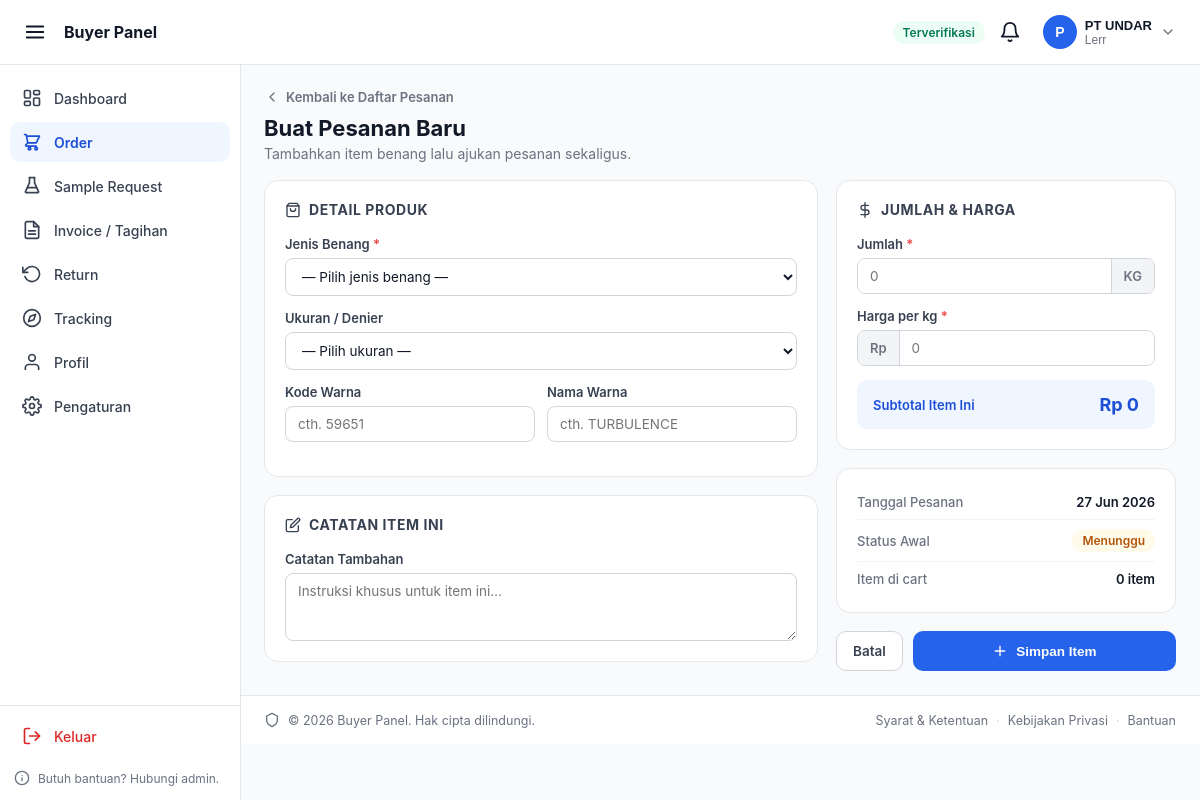
/buyer_panel/orders-new.php (signed in), run on the app's committed database.
### tables this page shows
CREATE TABLE `buyer_profile` (
  `id_buyer` int(11) NOT NULL,
  `id_user` int(11) NOT NULL,
  `kode_pelanggan` varchar(20) DEFAULT NULL,
  `nama_perusahaan` varchar(150) NOT NULL,
  `nama_pic` varchar(100) NOT NULL,
  `no_whatsapp` varchar(20) NOT NULL,
  `alamat` text NOT NULL,
  `negara` varchar(50) NOT NULL,
  `contact_person` varchar(100) DEFAULT NULL,
  `no_telp` varchar(20) DEFAULT NULL,
  `npwp` varchar(25) DEFAULT NULL,
  `nib` varchar(20) DEFAULT NULL,
  `upload_dokumen` varchar(255) DEFAULT NULL,
  `status_verifikasi` enum('pending','approved','rejected','blocked') NOT NULL DEFAULT 'pending',
  `diverifikasi_oleh` int(11) DEFAULT NULL,
  `tanggal_diblokir` datetime DEFAULT NULL,
  `tenor_hari` int(11) NOT NULL DEFAULT 30
);

### buyer_panel/partials/config.php (called while the page is built, shortened)
<?php
$conn = getDB();
$stmt = $conn->prepare("
    SELECT
        u.id_user,
        u.email,
        u.role,
        bp.id_buyer,
        bp.kode_pelanggan,
        bp.nama_perusahaan,
        bp.nama_pic,
        bp.no_whatsapp,
        bp.status_verifikasi,
        bp.tenor_hari,
        bp.upload_dokumen
    FROM users u
    INNER JOIN buyer_profile bp ON bp.id_user = u.id_user
    WHERE u.id_user = ?
    LIMIT 1
");
$stmt->bind_param('i', $_SESSION['user_id']);
$stmt->execute();
$currentBuyer = $stmt->get_result()->fetch_assoc();

### buyer_panel/orders-new.php (the view, shortened to what this page needs)
<?php
require_once __DIR__ . '/partials/config.php';
$idBuyer   = (int) ($currentBuyer['id_buyer'] ?? 0);
$cartKey = 'order_cart_' . $idBuyer;
$fieldErrors = [];
$jenisList  = [];
$ukuranList = [];
$resP = $conn->query("SELECT DISTINCT material_type FROM products ORDER BY material_type");
while ($r = $resP->fetch_assoc()) $jenisList[] = $r['material_type'];
$resU = $conn->query("SELECT DISTINCT denier FROM products WHERE denier IS NOT NULL ORDER BY denier");
while ($r = $resU->fetch_assoc()) $ukuranList[] = $r['denier'];
if (!isset($old)) {
    $old = [
        'jenisBenang'  => '',
        'ukuranBenang' => '',
        'kodeWarna'    => '',
        'namaWarna'    => '',
        'qty'          => '',
        'hargaBenang'  => '',
        'catatan'      => '',
    ];
}
$cart       = $_SESSION[$cartKey];
$cartCount  = count($cart);
?>
<!DOCTYPE html>
<html lang="id">
<head>
</head>
<body>
<?php include __DIR__ . '/partials/_header.php'; ?>
<?php include __DIR__ . '/partials/_sidebar.php'; ?>
<div class="bp-content">
    <main class="bp-new">
        <div class="bp-new__heading">
            <a href="<?= BUYER_URL ?>/orders.php" class="bp-back">
                <svg viewBox="0 0 24 24" fill="none" stroke="currentColor" stroke-width="2" stroke-linecap="round" stroke-linejoin="round" width="16" height="16">
                    <polyline points="15 18 9 12 15 6"></polyline>
                </svg>
                Kembali ke Daftar Pesanan
            </a>
            <div class="bp-new__title-wrap">
                <div>
                    <h1>Buat Pesanan Baru</h1>
                    <p>Tambahkan item benang lalu ajukan pesanan sekaligus.</p>
                </div>
            </div>
        </div>
        <form method="POST" action="" novalidate id="formTambah">
            <div class="bp-form-grid">
                <div class="bp-form-col">
                    <div class="bp-card">
                        <div class="bp-card__section-header">
                            <svg viewBox="0 0 24 24" fill="none" stroke="currentColor" stroke-width="2" stroke-linecap="round" stroke-linejoin="round" width="16" height="16">
                                <path d="M6 2L3 6v14a2 2 0 0 0 2 2h14a2 2 0 0 0 2-2V6l-3-4z"></path>
                                <line x1="3" y1="6" x2="21" y2="6"></line>
                                <path d="M16 10a4 4 0 0 1-8 0"></path>
                            </svg>
                            <h2>Detail Produk</h2>
                        </div>
                        <div class="bp-field <?= isset($fieldErrors['jenis_benang']) ? 'is-error' : '' ?>">
                            <label for="jenis_benang">Jenis Benang <span class="bp-required">*</span></label>
                            <?php if (!empty($jenisList)): ?>
                                <select name="jenis_benang" id="jenis_benang">
                                    <option value="">— Pilih jenis benang —</option>
                                </select>
                            <?php else: ?>
                                <input type="text" name="jenis_benang" id="jenis_benang"
                                       placeholder="cth. POLYAMIDE NYLON"
                                       value="<?= htmlspecialchars($old['jenisBenang'] ?? '') ?>">
                            <?php endif; ?>
                        </div>
                        <div class="bp-field">
                            <label for="ukuran_benang">Ukuran / Denier</label>
                            <?php if (!empty($ukuranList)): ?>
                                <select name="ukuran_benang" id="ukuran_benang">
                                    <option value="">— Pilih ukuran —</option>
                                </select>
                            <?php else: ?>
                                <input type="text" name="ukuran_benang" id="ukuran_benang"
                                       placeholder="cth. 70D/24FX2"
                                       value="<?= htmlspecialchars($old['ukuranBenang'] ?? '') ?>">
                            <?php endif; ?>
                        </div>
                        <div class="bp-row-2">
                            <div class="bp-field">
                                <label for="kode_warna">Kode Warna</label>
                                <input type="text" name="kode_warna" id="kode_warna"
                                       placeholder="cth. 59651"
                                       value="<?= htmlspecialchars($old['kodeWarna'] ?? '') ?>">
                            </div>
                            <div class="bp-field">
                                <label for="nama_warna">Nama Warna</label>
                                <input type="text" name="nama_warna" id="nama_warna"
                                       placeholder="cth. TURBULENCE"
                                       value="<?= htmlspecialchars($old['namaWarna'] ?? '') ?>">
                            </div>
                        </div>
                    </div>
                    <div class="bp-card">
                        <div class="bp-card__section-header">
                            <svg viewBox="0 0 24 24" fill="none" stroke="currentColor" stroke-width="2" stroke-linecap="round" stroke-linejoin="round" width="16" height="16">
                                <path d="M11 4H4a2 2 0 0 0-2 2v14a2 2 0 0 0 2 2h14a2 2 0 0 0 2-2v-7"></path>
                                <path d="M18.5 2.5a2.121 2.121 0 0 1 3 3L12 15l-4 1 1-4 9.5-9.5z"></path>
                            </svg>
                            <h2>Catatan Item Ini</h2>
                        </div>
                        <div class="bp-field">
                            <label for="catatan">Catatan Tambahan</label>
                            <textarea name="catatan" id="catatan" rows="3"
                                      placeholder="Instruksi khusus untuk item ini…"><?= htmlspecialchars($old['catatan'] ?? '') ?></textarea>
                        </div>
                    </div>
                </div>
                <div class="bp-form-col">
                    <div class="bp-card">
                        <div class="bp-card__section-header">
                            <svg viewBox="0 0 24 24" fill="none" stroke="currentColor" stroke-width="2" stroke-linecap="round" stroke-linejoin="round" width="16" height="16">
                                <line x1="12" y1="1" x2="12" y2="23"></line>
                                <path d="M17 5H9.5a3.5 3.5 0 0 0 0 7h5a3.5 3.5 0 0 1 0 7H6"></path>
                            </svg>
                            <h2>Jumlah & Harga</h2>
                        </div>
                        <div class="bp-field <?= isset($fieldErrors['qty']) ? 'is-error' : '' ?>">
                            <label for="qty">Jumlah <span class="bp-required">*</span></label>
                            <div class="bp-input-addon">
                                <input type="number" name="qty" id="qty" min="1"
                                       placeholder="0"
                                       value="<?= htmlspecialchars((string)($old['qty'] ?? '')) ?>"
                                       oninput="hitungTotal()">
                                <span class="bp-addon">KG</span>
                            </div>
                        </div>
                        <div class="bp-field <?= isset($fieldErrors['harga_benang']) ? 'is-error' : '' ?>">
                            <label for="harga_benang">Harga per kg <span class="bp-required">*</span></label>
                            <div class="bp-input-addon">
                                <span class="bp-addon bp-addon--left">Rp</span>
                                <input type="text" name="harga_benang" id="harga_benang"
                                       placeholder="0"
                                       value="<?= isset($old['hargaBenang']) && $old['hargaBenang'] ? number_format((float)$old['hargaBenang'], 0, ',', '.') : '' ?>"
                                       oninput="formatHarga(this); hitungTotal()">
                            </div>
                        </div>
                        <div class="bp-total-preview">
                            <div class="bp-total-preview__label">Subtotal Item Ini</div>
                            <div class="bp-total-preview__value" id="totalPreview">Rp 0</div>
                        </div>
                    </div>
                    <div class="bp-card bp-info-card">
                        <div class="bp-info-row">
                            <span class="bp-info-row__label">Tanggal Pesanan</span>
                            <span class="bp-info-row__value"><?= date('d M Y') ?></span>
                        </div>
                        <div class="bp-info-row">
                            <span class="bp-info-row__label">Status Awal</span>
                            <span class="bp-badge badge-pending">Menunggu</span>
                        </div>
                        <div class="bp-info-row">
                            <span class="bp-info-row__label">Item di cart</span>
                            <span class="bp-info-row__value"><?= $cartCount ?> item</span>
                        </div>
                    </div>
                    <div class="bp-form-actions">
                        <a href="<?= BUYER_URL ?>/orders.php" class="bp-btn-secondary">Batal</a>
                        <button type="submit" class="bp-btn-primary">
                            <svg viewBox="0 0 24 24" fill="none" stroke="currentColor" stroke-width="2" stroke-linecap="round" stroke-linejoin="round" width="16" height="16">
                                <line x1="12" y1="5" x2="12" y2="19"></line>
                                <line x1="5" y1="12" x2="19" y2="12"></line>
                            </svg>
                            Simpan Item
                        </button>
                    </div>
                </div>
            </div>
        </form>
    </main>
</div>
<?php include __DIR__ . '/partials/_footer.php'; ?>
</body>
</html>

### buyer_panel/partials/_header.php (shortened to what this page needs)
<?php
$namaPerusahaan = $currentBuyer['nama_perusahaan'] ?? 'Buyer';
$namaPic         = $currentBuyer['nama_pic'] ?? '';
$statusVerif     = $currentBuyer['status_verifikasi'] ?? 'pending';
$inisial = mb_strtoupper(mb_substr($namaPerusahaan, 0, 1));
$statusBadge = [
    'approved' => ['label' => 'Terverifikasi', 'class' => 'badge-verified'],
    'pending'  => ['label' => 'Menunggu Verifikasi', 'class' => 'badge-pending'],
    'rejected' => ['label' => 'Ditolak', 'class' => 'badge-rejected'],
    'blocked'  => ['label' => 'Diblokir', 'class' => 'badge-rejected'],
][$statusVerif] ?? ['label' => 'Menunggu Verifikasi', 'class' => 'badge-pending'];
?>
<header class="bp-header" id="bpHeader">
    <div class="bp-header__left">
        <button type="button" class="bp-icon-btn bp-header__menu-btn" id="bpSidebarToggle" aria-label="Buka/tutup menu" aria-controls="bpSidebar" aria-expanded="false">
            <svg viewBox="0 0 24 24" fill="none" stroke="currentColor" stroke-width="2" stroke-linecap="round" stroke-linejoin="round" width="22" height="22">
                <line x1="3" y1="6" x2="21" y2="6"></line>
                <line x1="3" y1="12" x2="21" y2="12"></line>
                <line x1="3" y1="18" x2="21" y2="18"></line>
            </svg>
        </button>
        <a href="<?= BUYER_URL ?>/dashboard.php" class="bp-header__brand">
            <span class="bp-header__brand-text">Buyer Panel</span>
        </a>
    </div>
    <div class="bp-header__right">
        <span class="bp-badge <?= $statusBadge['class'] ?> bp-header__badge-desktop">
            <?= htmlspecialchars($statusBadge['label']) ?>
        </span>
        <div class="bp-header__notif">
            <button type="button" class="bp-icon-btn" id="bpNotifBtn" aria-label="Notifikasi" aria-haspopup="true" aria-expanded="false">
                <svg viewBox="0 0 24 24" fill="none" stroke="currentColor" stroke-width="2" stroke-linecap="round" stroke-linejoin="round" width="22" height="22">
                    <path d="M18 8a6 6 0 0 0-12 0c0 7-3 9-3 9h18s-3-2-3-9"></path>
                    <path d="M13.73 21a2 2 0 0 1-3.46 0"></path>
                </svg>
            </button>
        </div>
        <div class="bp-header__profile">
            <button type="button" class="bp-header__profile-btn" id="bpProfileBtn" aria-haspopup="true" aria-expanded="false">
                <span class="bp-avatar"><?= htmlspecialchars($inisial) ?></span>
                <span class="bp-header__profile-info">
                    <span class="bp-header__profile-name"><?= htmlspecialchars($namaPerusahaan) ?></span>
                    <span class="bp-header__profile-pic"><?= htmlspecialchars($namaPic) ?></span>
                </span>
                <svg class="bp-header__chevron" viewBox="0 0 24 24" fill="none" stroke="currentColor" stroke-width="2" stroke-linecap="round" stroke-linejoin="round" width="16" height="16">
                    <polyline points="6 9 12 15 18 9"></polyline>
                </svg>
            </button>
        </div>
    </div>
</header>

### data on the page
buyer_profile: status_verifikasi "Terverifikasi", nama_perusahaan "P", nama_perusahaan "PT UNDAR", nama_pic "Lerr", id_buyer "0"

### other printed values
$item['label'] "Dashboard"
$item['label'] "Order"
$item['label'] "Sample Request"
$item['label'] "Invoice / Tagihan"
$item['label'] "Return"
$item['label'] "Tracking"
$item['label'] "Profil"
$item['label'] "Pengaturan"
